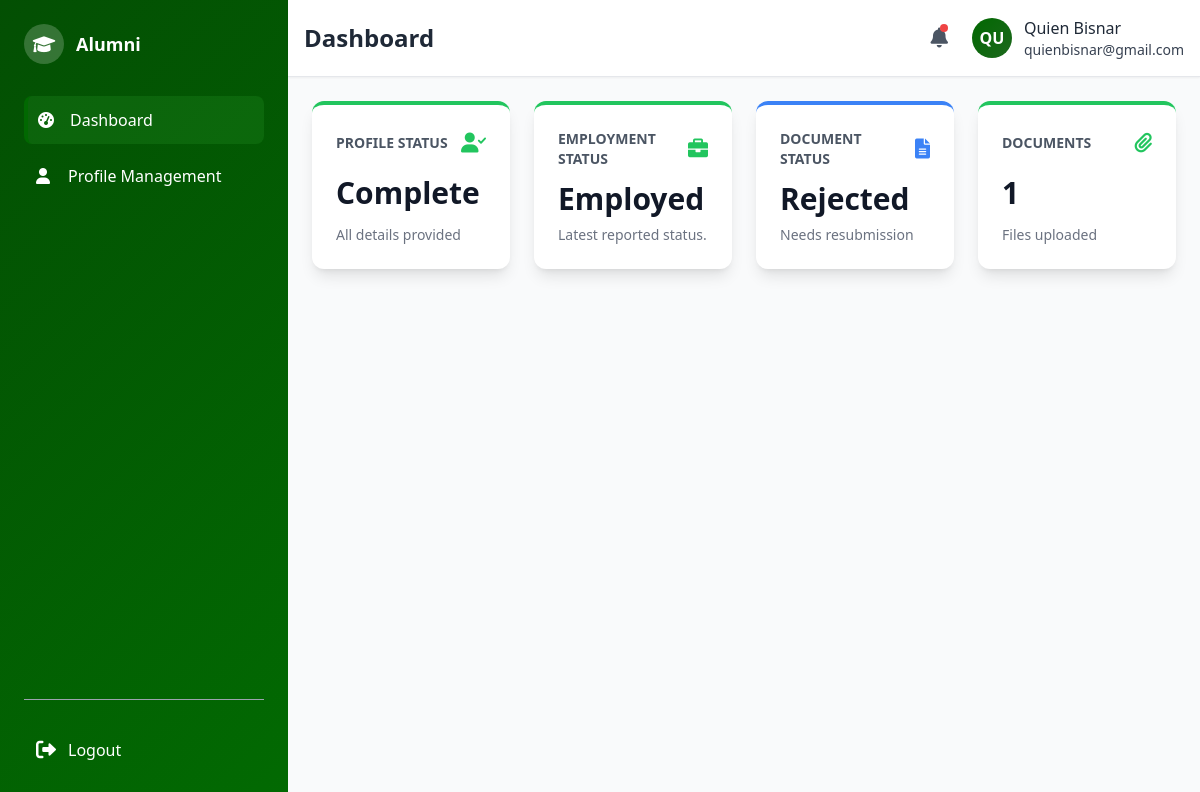
The page /alumni/alumni_dashboard.php (signed in) on the database as committed earlier.
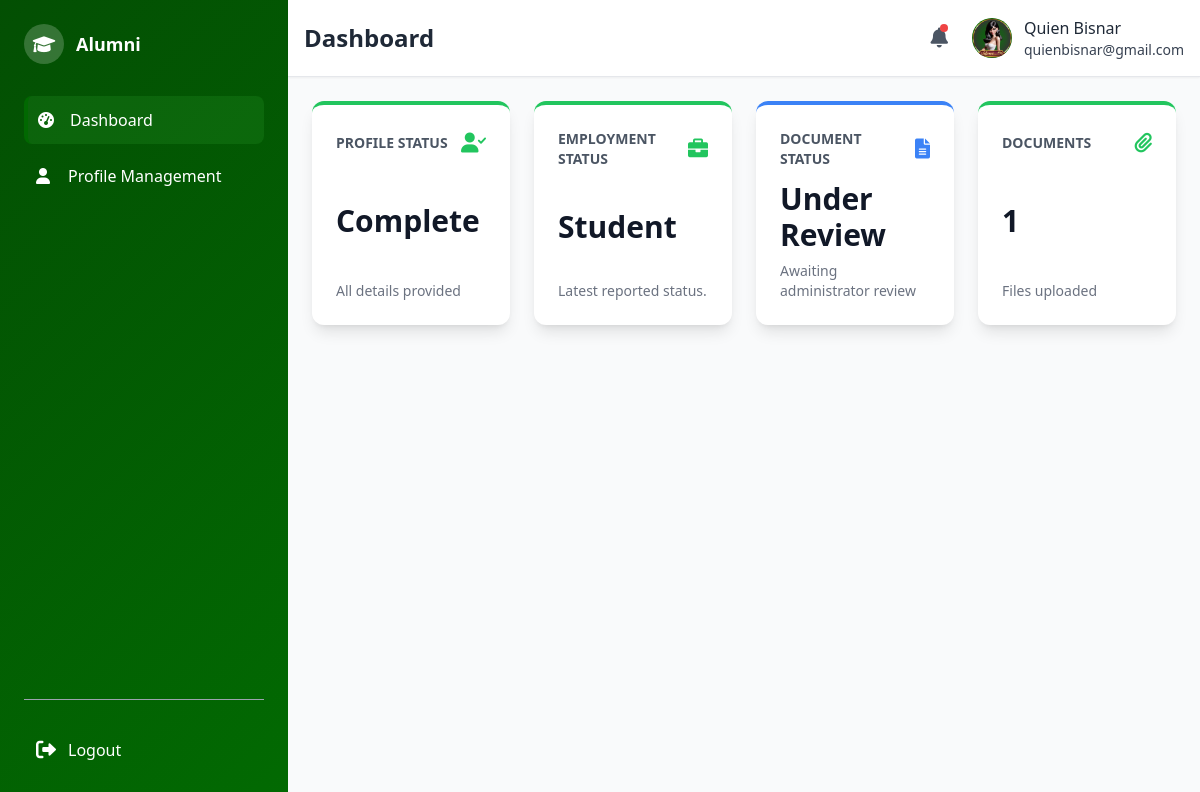
The same page on the database as committed later.
### tables this page shows
CREATE TABLE `alumni_profile` (
  `user_id` int(11) NOT NULL,
  `address_id` int(11) DEFAULT NULL,
  `first_name` varchar(100) NOT NULL,
  `middle_name` varchar(100) DEFAULT NULL,
  `last_name` varchar(100) NOT NULL,
  `contact_number` varchar(20) NOT NULL,
  `year_graduated` year(4) DEFAULT NULL,
  `employment_status` enum('Employed','Self-Employed','Unemployed','Student','Employed & Student') DEFAULT NULL,
  `photo_path` varchar(255) DEFAULT NULL,
  `last_profile_update` timestamp NULL DEFAULT NULL,
  `submission_status` enum('Pending','Approved','Rejected') DEFAULT 'Pending',
  `rejection_reason` text DEFAULT NULL,
  `rejected_at` timestamp NULL DEFAULT NULL,
  `submitted_at` timestamp NOT NULL DEFAULT current_timestamp()
);

CREATE TABLE `users` (
  `user_id` int(11) NOT NULL,
  `email` varchar(100) NOT NULL,
  `password` varchar(200) NOT NULL,
  `role` enum('admin','alumni') NOT NULL,
  `name` varchar(150) NOT NULL,
  `created_at` timestamp NOT NULL DEFAULT current_timestamp()
);

### alumni/alumni_dashboard.php (the view, shortened to what this page needs)
<?php
include("../connect.php");
$page_title = "Dashboard";
$active_page = "dashboard";
$user_id = $_SESSION["user_id"];
$stmt = $conn->prepare("
    SELECT
        ap.first_name,
        ap.middle_name,
        ap.last_name,
        ap.year_graduated,
        ap.last_profile_update,
        ap.employment_status,
        ap.submission_status,
        ap.address_id,
        ap.contact_number,
        COUNT(ad.doc_id) as document_count
    FROM alumni_profile ap
    LEFT JOIN alumni_documents ad ON ap.user_id = ad.user_id
    WHERE ap.user_id = ?
    GROUP BY ap.user_id
");
$stmt->bind_param("i", $user_id);
$stmt->execute();
$result = $stmt->get_result();
$profile_info = $result->fetch_assoc() ?: [];
$is_profile_complete = !empty($profile_info) &&
                      !empty($profile_info['first_name']) &&
                      !empty($profile_info['last_name']) &&
                      !empty($profile_info['contact_number']) &&
                      !empty($profile_info['year_graduated']) &&
                      !empty($profile_info['employment_status']) &&
                      !empty($profile_info['address_id']);
$profile = [
    'employment_status' => $profile_info['employment_status'] ?? 'Not Set',
    'submission_status' => $profile_info['submission_status'] ?? 'Not Submitted'
];
$document = [
    'submission_status' => $profile_info['submission_status'] ?? 'No Profile',
    'document_count' => $profile_info['document_count'] ?? 0
];
if (!empty($profile_info)) {
    if ($profile_info['submission_status'] === 'Approved') {
        $document['submission_status'] = 'Approved';
        $document['message'] = 'All documents approved';
    } elseif ($profile_info['submission_status'] === 'Rejected') {
        $document['submission_status'] = 'Rejected';
        $document['message'] = 'Needs resubmission';
    } elseif ($profile_info['submission_status'] === 'Pending') {
        $document['submission_status'] = 'Under Review';
        $document['message'] = 'Awaiting administrator review';
    } elseif ($document['document_count'] > 0) {
        $document['submission_status'] = 'Draft';
        $document['message'] = 'Ready for submission';
    } else {
        $document['submission_status'] = 'No Documents';
        $document['message'] = 'Upload required documents';
    }
} else {
    $document['submission_status'] = 'No Profile';
    $document['message'] = 'Complete your profile first';
}
?>
<div class="space-y-6">
        <div class="grid grid-cols-1 md:grid-cols-2 lg:grid-cols-4 gap-6">
            <div class="bg-white p-6 rounded-xl shadow-lg flex flex-col justify-between hover:shadow-xl transition duration-200 border-t-4 <?php echo $is_profile_complete ? 'border-green-500' : 'border-yellow-500'; ?>">
                <div class="flex items-center justify-between mb-3">
                    <h3 class="text-sm font-semibold text-gray-600 uppercase">Profile Status</h3>
                    <i class="fas fa-user-check text-xl <?php echo $is_profile_complete ? 'text-green-500' : 'text-yellow-500'; ?>"></i>
                </div>
                <p class="text-3xl font-bold text-gray-900"><?php echo $is_profile_complete ? 'Complete' : 'Incomplete'; ?></p>
                <p class="text-sm text-gray-500 mt-2"><?php echo $is_profile_complete ? 'All details provided' : 'Required fields missing'; ?></p>
            </div>
            <div class="bg-white p-6 rounded-xl shadow-lg flex flex-col justify-between hover:shadow-xl transition duration-200 border-t-4 border-green-500">
                <div class="flex items-center justify-between mb-3">
                    <h3 class="text-sm font-semibold text-gray-600 uppercase">Employment Status</h3>
                    <i class="fas fa-briefcase text-xl text-green-500"></i>
                </div>
                <p class="text-3xl font-bold text-gray-900"><?php echo htmlspecialchars($profile['employment_status']); ?></p>
                <p class="text-sm text-gray-500 mt-2">Latest reported status.</p>
            </div>
            <div class="bg-white p-6 rounded-xl shadow-lg flex flex-col justify-between hover:shadow-xl transition duration-200 border-t-4 border-blue-500">
                <div class="flex items-center justify-between mb-3">
                    <h3 class="text-sm font-semibold text-gray-600 uppercase">Document Status</h3>
                    <i class="fas fa-file-alt text-xl text-blue-500"></i>
                </div>
                <p class="text-3xl font-bold text-gray-900"><?php echo htmlspecialchars($document['submission_status']); ?></p>
                <p class="text-sm text-gray-500 mt-2"><?php echo htmlspecialchars($document['message']); ?></p>
            </div>
            <div class="bg-white p-6 rounded-xl shadow-lg flex flex-col justify-between hover:shadow-xl transition duration-200 border-t-4 <?php echo $document['document_count'] > 0 ? 'border-green-500' : 'border-red-500'; ?>">
                <div class="flex items-center justify-between mb-3">
                    <h3 class="text-sm font-semibold text-gray-600 uppercase">Documents</h3>
                    <i class="fas fa-paperclip text-xl <?php echo $document['document_count'] > 0 ? 'text-green-500' : 'text-red-500'; ?>"></i>
                </div>
                <p class="text-3xl font-bold text-gray-900"><?php echo $document['document_count']; ?></p>
                <p class="text-sm text-gray-500 mt-2"><?php echo $document['document_count'] > 0 ? 'Files uploaded' : 'No documents yet'; ?></p>
            </div>
        </div>
    </div>
</div>
<?php
$page_content = ob_get_clean();
include("alumni_format.php");
?>

### alumni/alumni_format.php (shortened to what this page needs)
<?php
include("../connect.php");
$user_id = $_SESSION["user_id"];
$stmt = $conn->prepare("
    SELECT ap.first_name, ap.last_name, u.email, u.name as user_name
    FROM users u
    LEFT JOIN alumni_profile ap ON u.user_id = ap.user_id
    WHERE u.user_id = ?
");
$stmt->bind_param("i", $user_id);
$stmt->execute();
$result = $stmt->get_result();
$profile = $result->fetch_assoc() ?: [];
$full_name = 'Alumni';
if (!empty($profile)) {
    if (!empty($profile['first_name']) || !empty($profile['last_name'])) {
        $full_name = trim(
            ($profile['first_name'] ?? '') . ' ' .
            ($profile['last_name'] ?? '')
        );
    } elseif (!empty($profile['user_name'])) {
        $full_name = $profile['user_name'];
    }
}
$page_title = $page_title ?? "Alumni Page";
?>
<!DOCTYPE html>
<html lang="en">
<head>
    <script src="https://cdn.tailwindcss.com"></script>
    <link href="https://cdnjs.cloudflare.com/ajax/libs/font-awesome/6.0.0/css/all.min.css" rel="stylesheet">
    <link rel="stylesheet" href="alumni_format.css">
</head>
<body class="bg-gray-50 min-h-screen flex">
    <aside class="w-72 gradient-bg text-white flex-shrink-0">
        <div class="sidebar-wrapper flex flex-col justify-between">
            <div class="p-6">
                <div class="flex items-center space-x-3 mb-8">
                    <div class="w-10 h-10 rounded-full bg-white bg-opacity-20 flex items-center justify-center">
                        <i class="fas fa-graduation-cap text-lg" aria-hidden="true"></i>
                    </div>
                    <h2 class="font-bold text-lg">Alumni</h2>
                </div>
                <nav class="space-y-2">
                    <a href="alumni_dashboard.php"
                       class="sidebar-item <?php echo ($active_page ?? '') === 'dashboard' ? 'active' : ''; ?>
                              flex items-center space-x-3 p-3 rounded-lg">
                        <i class="fas fa-tachometer-alt w-5" aria-hidden="true"></i>
                        <span>Dashboard</span>
                    </a>
                    <a href="alumni_profile.php"
                       class="sidebar-item <?php echo ($active_page ?? '') === 'profile' ? 'active' : ''; ?>
                              flex items-center space-x-3 p-3 rounded-lg">
                        <i class="fas fa-user w-5" aria-hidden="true"></i>
                        <span>Profile Management</span>
                    </a>
                </nav>
            </div>
            <div class="p-6">
                <hr class="border-gray-400 my-6">
                <a href="../login/logout.php"
                   class="flex items-center space-x-3 text-white hover:text-red-500 p-3 rounded-lg">
                    <i class="fas fa-sign-out-alt text-xl" aria-hidden="true"></i>
                    <span>Logout</span>
                </a>
            </div>
        </div>
    </aside>
    <div class="flex-1 flex flex-col">
        <header class="bg-white shadow-sm border-b p-4">
            <div class="flex items-center justify-between">
                <h1 class="text-2xl font-bold text-gray-800"><?php echo htmlspecialchars($page_title); ?></h1>
                <div class="flex items-center space-x-6">
                    <div class="relative">
                        <button id="notificationBtn"
                                class="relative text-gray-600 hover:text-blue-600 flex items-center">
                            <i class="fas fa-bell text-xl"></i>
                            <span class="absolute top-0 right-0 w-2 h-2 bg-red-500 rounded-full"></span>
                        </button>
                    </div>
                    <div class="flex items-center space-x-3">
                        <div class="profile-avatar w-10 h-10 rounded-full flex items-center justify-center text-white font-bold overflow-hidden">
                            <?php
                            $stmt = $conn->prepare("SELECT ap.photo_path, u.name, u.email FROM users u LEFT JOIN alumni_profile ap ON u.user_id = ap.user_id WHERE u.user_id = ?");
                            $stmt->bind_param("i", $user_id);
                            $stmt->execute();
                            $result = $stmt->get_result();
                            $initials = 'AL';
                            $user_email = '';
                            $photo_path = null;
                            if ($row = $result->fetch_assoc()) {
                                $initials = strtoupper(substr(trim($row['name'] ?: 'Alumni'), 0, 2));
                                $user_email = $row['email'];
                                $photo_path = $row['photo_path'];
                            }
                            if ($photo_path && file_exists("../" . $photo_path)) {
                                echo '<img src="../' . htmlspecialchars($photo_path) . '" alt="Profile" class="w-full h-full object-cover">';
                            } else {
                                echo htmlspecialchars($initials);
                            }
                            ?>
                        </div>
                        <div class="hidden md:block">
                            <p class="font-medium text-gray-800"><?php echo htmlspecialchars($full_name); ?></p>
                            <p class="font-medium text-gray-700 text-sm"><?php echo htmlspecialchars($user_email); ?></p>
                        </div>
                    </div>
                </div>
            </div>
        </header>
        <main class="flex-1 p-6 overflow-auto">
            <?php echo $page_content ?? ''; ?>
</body>
</html>

### alumni/alumni_format.css (style rules this page uses)
:root { --primary-green: #034f03; --forest-green: #026a02; --lime-green: #016801; --sea-green: #1d681d; --light-bg: #06690e; --dark-text: #1C1C1C; }
.gradient-bg { background: linear-gradient(135deg, var(--primary-green) 0%, var(--forest-green) 100%); }
.sidebar-item { transition: all 0.3s ease; color: #fff; padding-left: 14px; }
.sidebar-item.active { background: rgba(34, 139, 34, 0.3); border-left: 4px solid var(--lime-green); padding-left: 10px; }
.profile-avatar { background: linear-gradient(135deg, var(--lime-green) 0%, var(--sea-green) 100%); }
.sidebar-wrapper { height: 100vh; overflow-y: auto; position: sticky; top: 0; }
.hidden { display: none; }

Rows that differ between the two databases and show on the page:
changed alumni_profile "Quien Bisnar": photo_path: picture added; employment_status "Employed" → "Student"; user_id.name "QU" → (not shown); submission_status "Rejected" → (not shown)
Other text that changed with them:
$document['submission_status']: (not shown) → "Under Review"
$document['message']: "Needs resubmission" → "Awaiting administrator review"
